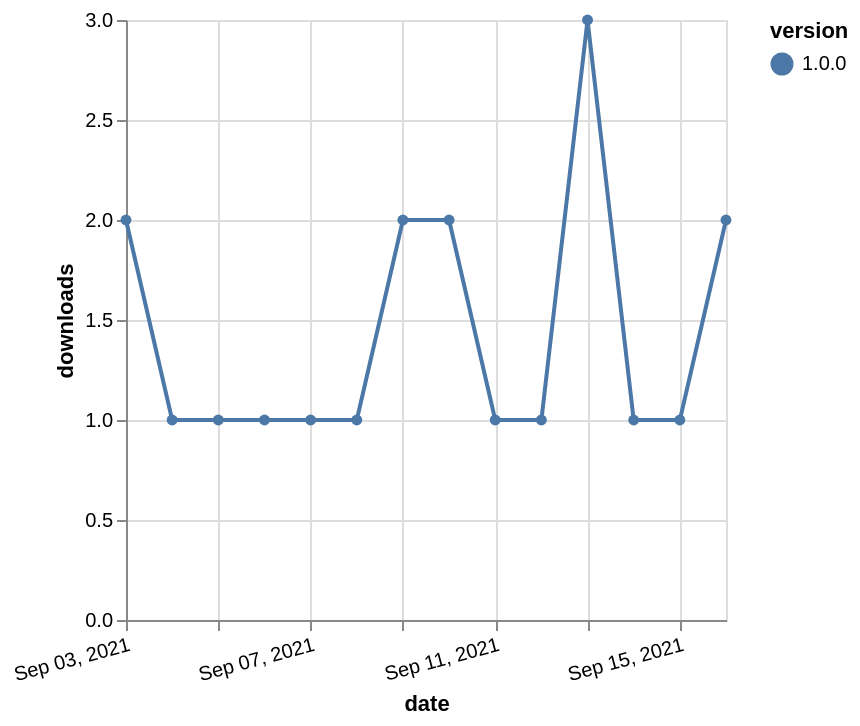

This figure's Vega-Lite source:
### Vega-Lite specification from a JSON file in a GitHub repository (floating-point values rounded to 4 significant figures)
{"$schema": "https://vega.github.io/schema/vega-lite/v5.json", "description": "A simple bar chart with embedded data.", "data": {"values": [{"date": "2021-09-03", "total": 125, "delta": 2, "version": "1.0.0"}, {"date": "2021-09-04", "total": 126, "delta": 1, "version": "1.0.0"}, {"date": "2021-09-05", "total": 127, "delta": 1, "version": "1.0.0"}, {"date": "2021-09-06", "total": 128, "delta": 1, "version": "1.0.0"}, {"date": "2021-09-07", "total": 129, "delta": 1, "version": "1.0.0"}, {"date": "2021-09-08", "total": 130, "delta": 1, "version": "1.0.0"}, {"date": "2021-09-09", "total": 132, "delta": 2, "version": "1.0.0"}, {"date": "2021-09-10", "total": 134, "delta": 2, "version": "1.0.0"}, {"date": "2021-09-11", "total": 135, "delta": 1, "version": "1.0.0"}, {"date": "2021-09-12", "total": 136, "delta": 1, "version": "1.0.0"}, {"date": "2021-09-13", "total": 139, "delta": 3, "version": "1.0.0"}, {"date": "2021-09-14", "total": 140, "delta": 1, "version": "1.0.0"}, {"date": "2021-09-15", "total": 141, "delta": 1, "version": "1.0.0"}, {"date": "2021-09-16", "total": 143, "delta": 2, "version": "1.0.0"}]}, "width": "container", "mark": {"type": "line", "point": {"filled": true}}, "encoding": {"x": {"field": "date", "type": "temporal", "timeUnit": "yearmonthdate", "title": "date", "axis": {"labelAngle": -15}}, "y": {"field": "delta", "type": "quantitative", "title": "downloads"}, "color": {"field": "version", "type": "nominal"}, "tooltip": {"field": "delta"}}}
